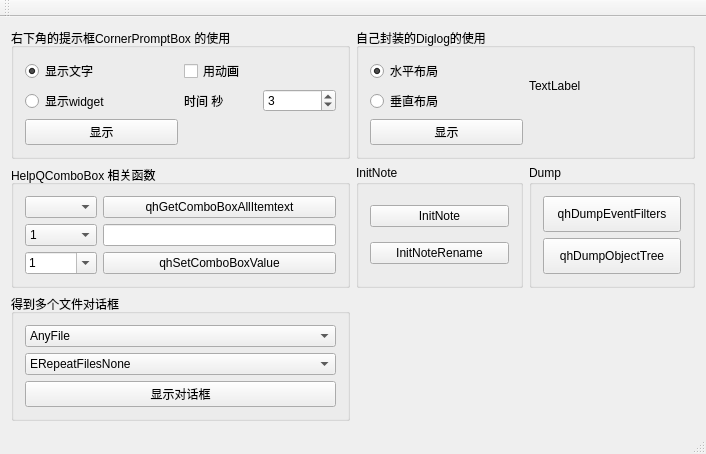
<?xml version="1.0" encoding="UTF-8"?>
<ui version="4.0">
 <class>GeneralMainWnd</class>
 <widget class="QMainWindow" name="GeneralMainWnd">
  <property name="geometry">
   <rect>
    <x>0</x>
    <y>0</y>
    <width>706</width>
    <height>440</height>
   </rect>
  </property>
  <property name="windowTitle">
   <string>GeneralMainWnd</string>
  </property>
  <widget class="QWidget" name="centralWidget">
   <layout class="QGridLayout" name="gridLayout_6">
    <item row="0" column="0">
     <widget class="QGroupBox" name="groupBox">
      <property name="title">
       <string>右下角的提示框CornerPromptBox 的使用</string>
      </property>
      <layout class="QGridLayout" name="gridLayout">
       <item row="1" column="1">
        <layout class="QHBoxLayout" name="horizontalLayout">
         <item>
          <widget class="QLabel" name="label">
           <property name="text">
            <string>时间 秒</string>
           </property>
          </widget>
         </item>
         <item>
          <widget class="QSpinBox" name="spinBoxSecond">
           <property name="value">
            <number>3</number>
           </property>
          </widget>
         </item>
        </layout>
       </item>
       <item row="0" column="1">
        <widget class="QCheckBox" name="checkBoxUsingAnimation">
         <property name="text">
          <string>用动画</string>
         </property>
        </widget>
       </item>
       <item row="2" column="0">
        <widget class="QPushButton" name="pushButtonCornerPromptBox">
         <property name="sizePolicy">
          <sizepolicy hsizetype="Minimum" vsizetype="Fixed">
           <horstretch>0</horstretch>
           <verstretch>0</verstretch>
          </sizepolicy>
         </property>
         <property name="text">
          <string>显示</string>
         </property>
        </widget>
       </item>
       <item row="0" column="0">
        <widget class="QRadioButton" name="radioButtonShowText">
         <property name="text">
          <string>显示文字</string>
         </property>
         <property name="checked">
          <bool>true</bool>
         </property>
        </widget>
       </item>
       <item row="1" column="0">
        <widget class="QRadioButton" name="radioButtonShowWidget">
         <property name="text">
          <string>显示widget</string>
         </property>
        </widget>
       </item>
      </layout>
     </widget>
    </item>
    <item row="0" column="1">
     <widget class="QGroupBox" name="groupBox_2">
      <property name="title">
       <string>自己封装的Diglog的使用</string>
      </property>
      <layout class="QGridLayout" name="gridLayout_2">
       <item row="0" column="0">
        <widget class="QRadioButton" name="radioButtonHengPai">
         <property name="text">
          <string>水平布局</string>
         </property>
         <property name="checked">
          <bool>true</bool>
         </property>
        </widget>
       </item>
       <item row="0" column="1" rowspan="2">
        <widget class="QLabel" name="labeldialogResult">
         <property name="text">
          <string>TextLabel</string>
         </property>
        </widget>
       </item>
       <item row="1" column="0">
        <widget class="QRadioButton" name="radioButtonChuizhi">
         <property name="text">
          <string>垂直布局</string>
         </property>
        </widget>
       </item>
       <item row="2" column="0">
        <widget class="QPushButton" name="pushButtonShowDialog">
         <property name="sizePolicy">
          <sizepolicy hsizetype="Minimum" vsizetype="Fixed">
           <horstretch>0</horstretch>
           <verstretch>0</verstretch>
          </sizepolicy>
         </property>
         <property name="text">
          <string>显示</string>
         </property>
        </widget>
       </item>
      </layout>
     </widget>
    </item>
    <item row="1" column="0">
     <widget class="QGroupBox" name="groupBox_3">
      <property name="title">
       <string>HelpQComboBox 相关函数</string>
      </property>
      <layout class="QGridLayout" name="gridLayout_3">
       <item row="0" column="0">
        <widget class="QComboBox" name="comboBoxEmpty"/>
       </item>
       <item row="0" column="1">
        <widget class="QPushButton" name="pushButtonGetComboBoxAllItemtext">
         <property name="toolTip">
          <string>qhGetComboBoxAllItemtext</string>
         </property>
         <property name="text">
          <string>qhGetComboBoxAllItemtext</string>
         </property>
        </widget>
       </item>
       <item row="1" column="0">
        <widget class="QComboBox" name="comboBoxDisableEdit">
         <item>
          <property name="text">
           <string>1</string>
          </property>
         </item>
         <item>
          <property name="text">
           <string>abc</string>
          </property>
         </item>
        </widget>
       </item>
       <item row="1" column="1">
        <widget class="QLineEdit" name="lineEditInHelpQComboBox"/>
       </item>
       <item row="2" column="0">
        <widget class="QComboBox" name="comboBoxEnableEdit">
         <property name="editable">
          <bool>true</bool>
         </property>
         <item>
          <property name="text">
           <string>1</string>
          </property>
         </item>
         <item>
          <property name="text">
           <string>abc</string>
          </property>
         </item>
        </widget>
       </item>
       <item row="2" column="1">
        <widget class="QPushButton" name="pushButtonSetComboBoxValue">
         <property name="toolTip">
          <string>qhSetComboBoxValue</string>
         </property>
         <property name="text">
          <string>qhSetComboBoxValue</string>
         </property>
        </widget>
       </item>
      </layout>
     </widget>
    </item>
    <item row="1" column="1">
     <layout class="QGridLayout" name="gridLayout_5">
      <item row="0" column="0">
       <widget class="QGroupBox" name="groupBox_5">
        <property name="title">
         <string>InitNote</string>
        </property>
        <layout class="QVBoxLayout" name="verticalLayout">
         <item>
          <widget class="QPushButton" name="pushButtonInitNote">
           <property name="text">
            <string>InitNote</string>
           </property>
          </widget>
         </item>
         <item>
          <widget class="QPushButton" name="pushButtonInitNoteRename">
           <property name="text">
            <string>InitNoteRename</string>
           </property>
          </widget>
         </item>
        </layout>
       </widget>
      </item>
      <item row="0" column="1">
       <widget class="QGroupBox" name="groupBox_4">
        <property name="title">
         <string>Dump </string>
        </property>
        <layout class="QGridLayout" name="gridLayout_4">
         <item row="0" column="0">
          <widget class="QPushButton" name="pushButtonDumpEventFilters">
           <property name="sizePolicy">
            <sizepolicy hsizetype="Minimum" vsizetype="Preferred">
             <horstretch>0</horstretch>
             <verstretch>0</verstretch>
            </sizepolicy>
           </property>
           <property name="text">
            <string>qhDumpEventFilters</string>
           </property>
          </widget>
         </item>
         <item row="1" column="0">
          <widget class="QPushButton" name="pushButtonDumpObjectTree">
           <property name="sizePolicy">
            <sizepolicy hsizetype="Minimum" vsizetype="Preferred">
             <horstretch>0</horstretch>
             <verstretch>0</verstretch>
            </sizepolicy>
           </property>
           <property name="text">
            <string>qhDumpObjectTree</string>
           </property>
          </widget>
         </item>
        </layout>
       </widget>
      </item>
     </layout>
    </item>
    <item row="2" column="0">
     <widget class="QGroupBox" name="groupBox_6">
      <property name="title">
       <string>得到多个文件对话框</string>
      </property>
      <layout class="QVBoxLayout" name="verticalLayout_2">
       <item>
        <widget class="QComboBox" name="comboBoxFileMode">
         <item>
          <property name="text">
           <string>AnyFile</string>
          </property>
         </item>
         <item>
          <property name="text">
           <string>ExistingFile</string>
          </property>
         </item>
         <item>
          <property name="text">
           <string>Directory</string>
          </property>
         </item>
         <item>
          <property name="text">
           <string>ExistingFiles</string>
          </property>
         </item>
         <item>
          <property name="text">
           <string>DirectoryOnly </string>
          </property>
         </item>
        </widget>
       </item>
       <item>
        <widget class="QComboBox" name="comboBoxRepeatFileMode">
         <item>
          <property name="text">
           <string>ERepeatFilesNone</string>
          </property>
         </item>
         <item>
          <property name="text">
           <string>ERepeatFilesWarn</string>
          </property>
         </item>
         <item>
          <property name="text">
           <string>ERepeatFilesWarnForbit</string>
          </property>
         </item>
         <item>
          <property name="text">
           <string>ERepeatFilesForbit</string>
          </property>
         </item>
        </widget>
       </item>
       <item>
        <widget class="QPushButton" name="pushButtonShowDlg">
         <property name="text">
          <string>显示对话框</string>
         </property>
        </widget>
       </item>
      </layout>
     </widget>
    </item>
    <item row="2" column="1">
     <spacer name="horizontalSpacer">
      <property name="orientation">
       <enum>Qt::Horizontal</enum>
      </property>
      <property name="sizeHint" stdset="0">
       <size>
        <width>338</width>
        <height>20</height>
       </size>
      </property>
     </spacer>
    </item>
   </layout>
  </widget>
  <widget class="QMenuBar" name="menuBar">
   <property name="geometry">
    <rect>
     <x>0</x>
     <y>0</y>
     <width>706</width>
     <height>23</height>
    </rect>
   </property>
  </widget>
  <widget class="QToolBar" name="mainToolBar">
   <attribute name="toolBarArea">
    <enum>TopToolBarArea</enum>
   </attribute>
   <attribute name="toolBarBreak">
    <bool>false</bool>
   </attribute>
  </widget>
  <widget class="QStatusBar" name="statusBar"/>
 </widget>
 <layoutdefault spacing="6" margin="11"/>
 <resources/>
 <connections/>
</ui>
